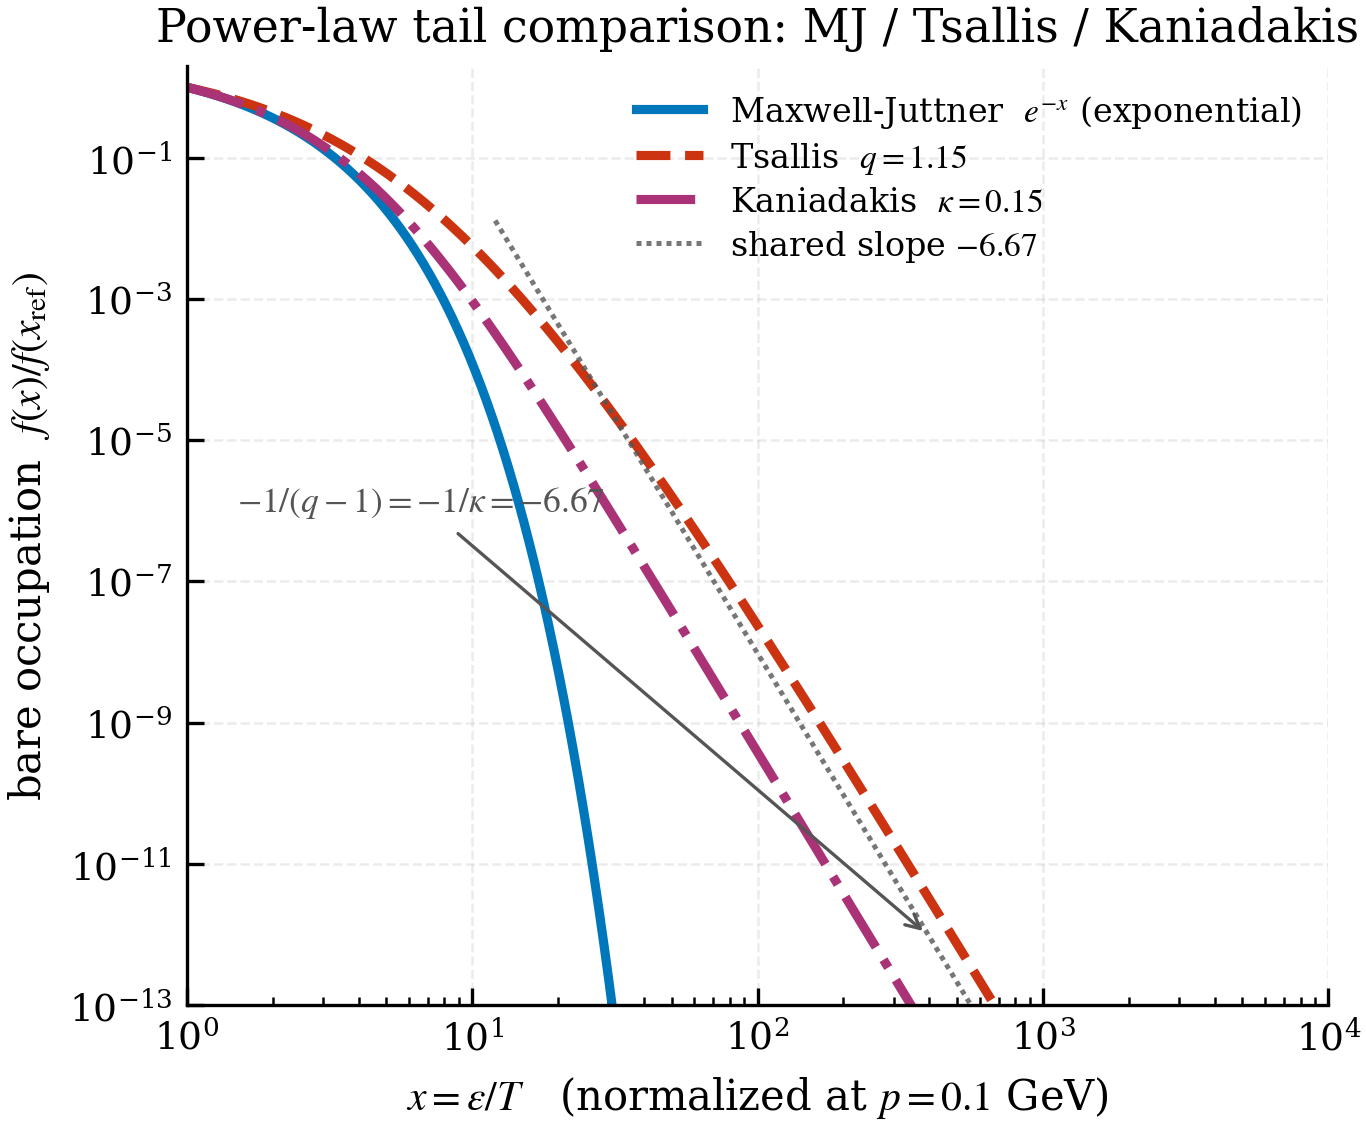

The script that saved this image:
# -*- coding: utf-8 -*-
"""
fig05_tails.py  ->  fig05_tails.{pdf,png}

WHAT IT SHOWS
-------------
A log-log comparison of the high-energy tails of the three occupations used
in the paper, all normalized to f = 1 at the reference momentum p = 0.1 GeV
(with m = 0, T = 0.1 GeV this is x = eps/T = 1):

    * Maxwell-Juttner  f = e^{-x}          -> EXPONENTIAL: curves steadily
                                              downward on a log-log axis
                                              (faster than any power law).
    * Tsallis   f = exp_q(-x),  q = 1.15   -> POWER LAW, slope -1/(q-1).
    * Kaniadakis f = exp_kappa(-x), kappa = 0.15 -> POWER LAW, slope -1/kappa.

The Tsallis and Kaniadakis parameters are chosen through the TAIL-INDEX
matching relation

        kappa = q - 1              (regime (i) of 00_conventions.tex),

so that both non-extensive tails share the SINGLE bare asymptotic slope

        -1/(q-1) = -1/kappa = -1/0.15 = -6.667 .

At high eps the Tsallis and Kaniadakis curves become PARALLEL straight lines
of this common slope (verified numerically below and annotated on the plot),
while the Maxwell-Juttner exponential falls away below both.

CONVENTION / RISK (O1, see 00_conventions.tex)
----------------------------------------------
This figure uses regime (i), kappa = q - 1, with the SINGLE bare tail index
-1/(q-1) = -1/kappa for BOTH curves.  It does NOT use the weak-deformation
relation q - 1 ~ kappa^2/2 (which would give kappa ~ 0.55 for q = 1.15, a
factor ~13 different) and does NOT mix in the invariant-yield index -q/(q-1).
Parameters: T = 0.1 GeV, mu = 0, m = 0.

PROVENANCE
----------
COMPUTED (pure evaluation of the (deformed) exponentials; no data).

Run:  python fig05_tails.py
"""

from __future__ import annotations

import os
import sys

HERE = os.path.dirname(os.path.abspath(__file__))
CODE_DIR = os.path.dirname(HERE)
if CODE_DIR not in sys.path:
    sys.path.insert(0, CODE_DIR)

import numpy as np  # noqa: E402

import _common as C  # noqa: E402
from _common import apply_style, savefig_dual, exp_q, exp_k  # noqa: E402


def main():
    plt = apply_style()

    # --- tail-index matching: kappa = q - 1 (regime (i)) -------------------
    q_val = 1.15
    k_val = q_val - 1.0          # = 0.15
    shared_slope = -1.0 / (q_val - 1.0)
    assert abs(shared_slope - (-1.0 / k_val)) < 1e-12
    print(f"q = {q_val},  kappa = q-1 = {k_val:.3f}")
    print(f"shared bare tail slope  -1/(q-1) = -1/kappa = {shared_slope:.4f}")

    T = 0.1                       # GeV
    p_ref = 0.1                   # GeV  ->  x_ref = p_ref/T = 1 (m = 0)
    x_ref = p_ref / T

    x = np.logspace(0.0, 4.0, 1600)     # x = eps/T, from the reference upward

    # normalize each curve to 1 at x_ref
    f_mj = np.exp(-x) / np.exp(-x_ref)
    f_ts = exp_q(-x, q_val) / exp_q(-x_ref, q_val)
    f_ka = exp_k(-x, k_val) / exp_k(-x_ref, k_val)

    fig, ax = plt.subplots(figsize=(4.6, 3.8))

    ax.plot(x, f_mj, ls="-", color="#0077BB", lw=2.2,
            label=r"Maxwell-Juttner  $e^{-x}$ (exponential)")
    ax.plot(x, f_ts, ls="--", color="#CC3311", lw=2.2,
            label=rf"Tsallis  $q={q_val}$")
    ax.plot(x, f_ka, ls="-.", color="#AA3377", lw=2.2,
            label=rf"Kaniadakis  $\kappa={k_val:g}$")

    # shared power-law reference line, slope -1/(q-1) = -1/kappa
    x0 = 30.0
    anchor = exp_q(-x0, q_val) / exp_q(-x_ref, q_val)
    ref = anchor * (x / x0) ** shared_slope
    mask = x > 12.0
    ax.plot(x[mask], ref[mask], ls=(0, (1, 1)), color="#555555", lw=1.2,
            alpha=0.8, label=rf"shared slope ${shared_slope:.2f}$")

    ax.annotate(rf"$-1/(q-1) = -1/\kappa = {shared_slope:.2f}$",
                xy=(400.0, ref[np.argmin(np.abs(x - 400.0))]),
                xytext=(1.5, 1e-6), fontsize=8.5, color="#555555",
                arrowprops=dict(arrowstyle="->", color="#555555", lw=0.8))

    ax.set_xscale("log")
    ax.set_yscale("log")
    ax.set_xlim(1.0, 1e4)
    ax.set_ylim(1e-13, 2.0)
    ax.set_xlabel(r"$x = \varepsilon/T$   (normalized at $p=0.1$ GeV)")
    ax.set_ylabel(r"bare occupation  $f(x)/f(x_{\mathrm{ref}})$")
    ax.set_title("Power-law tail comparison: MJ / Tsallis / Kaniadakis")
    ax.grid(True, which="major", alpha=0.25)
    ax.legend(loc="upper right", fontsize=8)

    paths = savefig_dual(fig, "fig05_tails")
    for p in paths:
        print("wrote", p)

    # --- verify the two non-extensive slopes coincide at high x ------------
    xa, xb = 1e3, 1e4
    s_ts = (np.log(exp_q(-xb, q_val)) - np.log(exp_q(-xa, q_val))) / \
           (np.log(xb) - np.log(xa))
    s_ka = (np.log(exp_k(-xb, k_val)) - np.log(exp_k(-xa, k_val))) / \
           (np.log(xb) - np.log(xa))
    print("VERIFIED asymptotic slopes (finite difference over [1e3, 1e4]):")
    print(f"  Tsallis    q={q_val}   slope = {s_ts:.4f}")
    print(f"  Kaniadakis kappa={k_val:g}  slope = {s_ka:.4f}")
    print(f"  analytic shared slope        = {shared_slope:.4f}")
    print(f"  |Tsallis - Kaniadakis| = {abs(s_ts - s_ka):.2e} "
          f"({100*abs(s_ts - s_ka)/abs(shared_slope):.3f}% of shared slope)")
    plt.close(fig)


if __name__ == "__main__":
    main()
